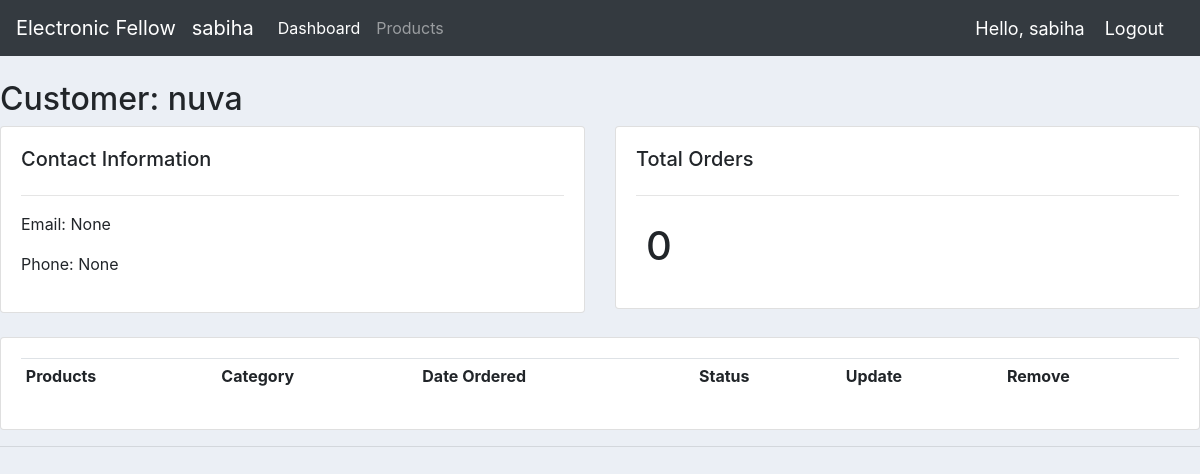
/admin-panel/customer/2 (signed in), run on the app's committed database.
### store/models.py (models this page shows, shortened)
class Customer(models.Model):
    user = models.OneToOneField(User, null=True, on_delete=models.CASCADE)
    name = models.CharField(max_length=200, null=True)
    email = models.EmailField(unique = True, null = True)
    phone = models.IntegerField(null=True)
    profile_pic = models.ImageField(default = 'images/profile_pic1.webp',null=True, blank=True)
    date_created = models.DateTimeField(auto_now_add=True)
    subscription = models.ForeignKey(SubscriptionPlan, on_delete=models.SET_NULL, null=True, blank=True)

### store/decorators.py (the view)
        def wrapper_func(request, *args, **kwargs):
            group=None
            if request.user.groups.exists():
                group = request.user.groups.all()[0].name
            print(group)
            if group in allowed_roles:
                return view_func(request, *args, **kwargs)
            else:
                return HttpResponse('You are not authorized!')

### store/views.py (called while the page is built)
@login_required(login_url='login')
@allowed_users(allowed_roles=['admin'])
def customer(request, pk):
    customer = Customer.objects.get(id=pk)
    orders = customer.order_set.all()
    order_count = orders.count()
    context = {'customer':customer, 'orders':orders, 'order_count':order_count}
    return render(request, 'store/admin_customer.html', context)

### store/templates/store/admin_customer.html (shortened to what this page needs)
{% extends 'store/base.html' %}
{% block content %}
<br>
<h2>Customer: {{customer.name}}</h2>
<div class="row">
    <div class="col-md">
        <div class="card card-body">
            <h5>Contact Information</h5>
            <hr>
            <p>Email: {{customer.email}}</p>
            <p>Phone: {{customer.phone}}</p>
        </div>
    </div>
    <div class="col-md">
        <div class="card card-body">
            <h5>Total Orders</h5>
            <hr>
            <h1 style="text-aliign: center; padding: 10px">{{order_count}}</h1>
        </div>
    </div>
</div>
<br>
<div class="row">
    <div class="col-md">
        <div class="card card-body">
            <table class="table table-sm">
                <tr>
                    <th>Products</th>
                    <th>Category</th>
                    <th>Date Ordered</th>
                    <th>Status</th>
                    <th>Update</th>
                    <th>Remove</th>
                </tr>
            </table>
        </div>
    </div>
</div>
{% endblock %}

### store/templates/store/navbar.html (shortened to what this page needs)
{% load static %}
<nav class="navbar navbar-expand-lg navbar-dark bg-dark">
  <a class="navbar-brand" href="{% url 'store' %}">Electronic Fellow</a>
    <a class="navbar-brand" href="#">{{request.user}}</a>
    <div class="collapse navbar-collapse" id="navbarNav">
      <ul class="navbar-nav">
        {% if request.user.is_staff %}
        <li class="nav-item active">
          <a class="nav-link" href="{% url 'dashboard' %}">Dashboard</a>
        </li>
        <li class="nav-item">
          <a class="nav-link" href="{% url 'products' %}">Products</a>
        </li>
        {% else %}
        <li class="nav-item active">
          <a class="nav-link" href="{% url 'settings' %}">Settings</a>
        </li>
        {% endif %}
      </ul>
    </div>
    <span class = "hello-msg">Hello, {{request.user}}</span>
    <span><a class = "hello-msg" href = {% url 'logout' %}>Logout</a></span>
  </nav>

### static/css/base.css (style rules this page uses)
body { background-color: #ebeff5; }

### store/templates/store/navbar.html (style rules this page uses)
.hello-msg { font-size: 18px; color: #fff; margin-right: 20px; }

### data on the page
Customer: name "nuva", email "None", phone "None"

### other printed values
{{ request.user }} "sabiha"
{{ order_count }} "0"
